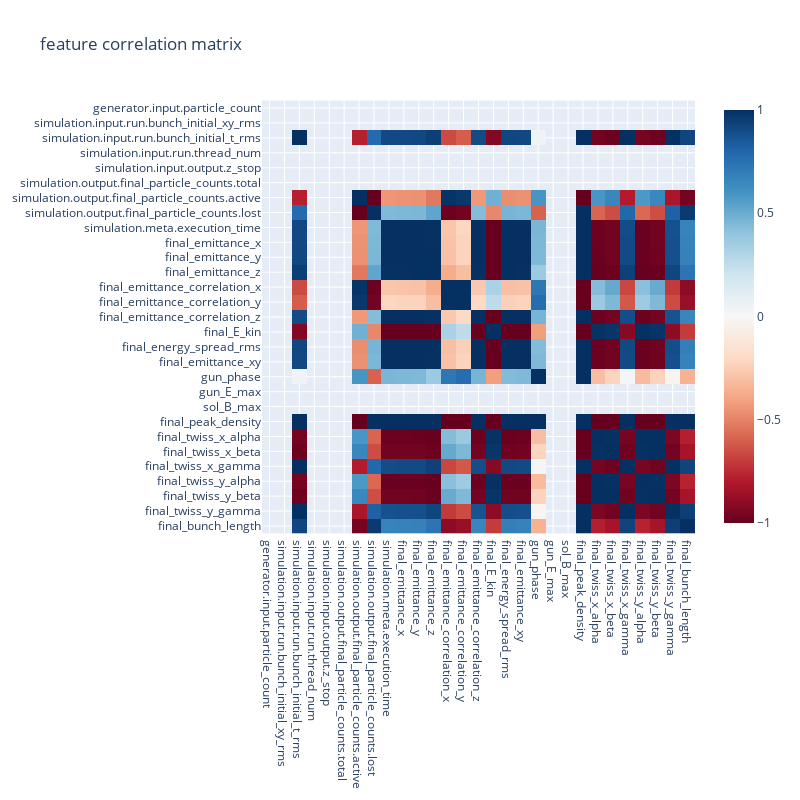

The cell this chart's notebook holds for it:
### Code cell
px.imshow(
    features.select_dtypes("number").corr(),
    color_continuous_scale="RdBu",
    color_continuous_midpoint=0,
    title="feature correlation matrix",
    width=800,
    height=800,
).show()

### Figure 1 — Plotly figure (JSON) as saved in the notebook; plotly's stock layout.template omitted (floating-point values rounded to 4 significant figures; data arrays with more than 128 entries replaced by an {"elided": "..."} marker saying what was removed)
{"data": [{"coloraxis": "coloraxis", "hovertemplate": "x: %{x}<br>y: %{y}<br>color: %{z}<extra></extra>", "name": "0", "type": "heatmap", "x": ["generator.input.particle_count", "simulation.input.run.bunch_initial_xy_rms", "simulation.input.run.bunch_initial_t_rms", "simulation.input.run.thread_num", "simulation.input.output.z_stop", "simulation.output.final_particle_counts.total", "simulation.output.final_particle_counts.active", "simulation.output.final_particle_counts.lost", "simulation.meta.execution_time", "final_emittance_x", "final_emittance_y", "final_emittance_z", "final_emittance_correlation_x", "final_emittance_correlation_y", "final_emittance_correlation_z", "final_E_kin", "final_energy_spread_rms", "final_emittance_xy", "gun_phase", "gun_E_max", "sol_B_max", "final_peak_density", "final_twiss_x_alpha", "final_twiss_x_beta", "final_twiss_x_gamma", "final_twiss_y_alpha", "final_twiss_y_beta", "final_twiss_y_gamma", "final_bunch_length"], "xaxis": "x", "y": ["generator.input.particle_count", "simulation.input.run.bunch_initial_xy_rms", "simulation.input.run.bunch_initial_t_rms", "simulation.input.run.thread_num", "simulation.input.output.z_stop", "simulation.output.final_particle_counts.total", "simulation.output.final_particle_counts.active", "simulation.output.final_particle_counts.lost", "simulation.meta.execution_time", "final_emittance_x", "final_emittance_y", "final_emittance_z", "final_emittance_correlation_x", "final_emittance_correlation_y", "final_emittance_correlation_z", "final_E_kin", "final_energy_spread_rms", "final_emittance_xy", "gun_phase", "gun_E_max", "sol_B_max", "final_peak_density", "final_twiss_x_alpha", "final_twiss_x_beta", "final_twiss_x_gamma", "final_twiss_y_alpha", "final_twiss_y_beta", "final_twiss_y_gamma", "final_bunch_length"], "yaxis": "y", "z": {"elided": "29x29 float values"}}], "layout": {"coloraxis": {"cmid": 0, "colorscale": [[0, "rgb(103,0,31)"], [0.1, "rgb(178,24,43)"], [0.2, "rgb(214,96,77)"], [0.3, "rgb(244,165,130)"], [0.4, "rgb(253,219,199)"], [0.5, "rgb(247,247,247)"], [0.6, "rgb(209,229,240)"], [0.7, "rgb(146,197,222)"], [0.8, "rgb(67,147,195)"], [0.9, "rgb(33,102,172)"], [1, "rgb(5,48,97)"]]}, "height": 800, "title": {"text": "feature correlation matrix"}, "width": 800, "xaxis": {"anchor": "y", "constrain": "domain", "domain": [0, 1], "scaleanchor": "y"}, "yaxis": {"anchor": "x", "autorange": "reversed", "constrain": "domain", "domain": [0, 1]}}}
